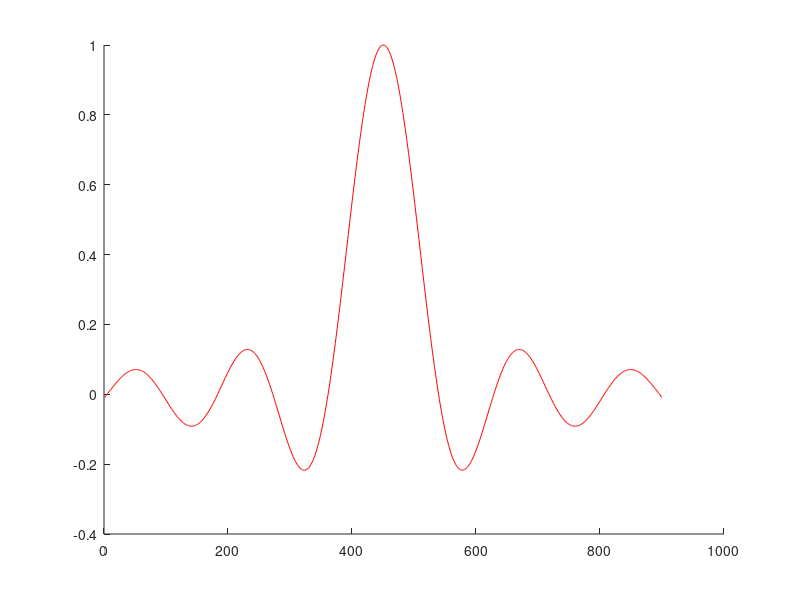

Source code (MATLAB):
% SINC amplitude table generator for Tecmag

clear
clc
close all

%%%%%%% User-defined parameters %%%%%%%

slice = 0.080; %mm, slice thickness
G = 6.59; %T m-1, B0 field gradient
tau = 450e-6; %s; pulse length
Nlobes = 0; %# of sinc lobes
dt = 0.5e-6; %s, time per pulse point
offset = 0; %Hz
delay = 2e-6; %s between sinc pulses

%%%%%%% END User-defined parameters %%%%%%%

N = round(tau/dt); %number of points per pulse waveform
gamma = 42.576; %MHz T-1
SW = slice*G*gamma*1000; %Hz
delay = zeros(delay/dt,1);

pulseAmp = -N*dt/2+dt/2:dt:N*dt/2-dt/2;
carrierSig(1,:) = cos(2*pi*pulseAmp*offset(1));
% carrierSig(2,:) = cos(2*pi*pulseAmp*offset(2));
% carrierSig(3,:) = cos(2*pi*pulseAmp*offset(3));

B1(:,1) = sin(SW*pi*pulseAmp)./(SW*pi*pulseAmp).*carrierSig(1,:);
% B1(:,2) = sin(SW*pi*pulseAmp)./(SW*pi*pulseAmp).*carrierSig(2,:);
% B1(:,3) = sin(SW*pi*pulseAmp)./(SW*pi*pulseAmp).*carrierSig(3,:);

B1seq = [B1(:,1)]; % delay; B1(:,2); delay; B1(:,3)];

% alp = 0.43;
% Hamm = (1-alp)+alp*cos(SW*pi*pulseAmp/Nlobes);
% 
% B1sinc = B1.*Hamm;
% 
dlmwrite('SINCout.dat',B1seq,'delimiter',' ');
totalTime = dt*length(B1seq)*1e6

figure(1)
hold on
% plot(pulseAmp,B1sinc,'-k')
plot(B1seq,'-r')
% plot(pulseAmp,carrierSig,':b')
